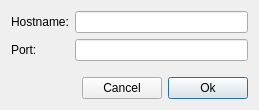
<ui version="4.0" >
 <class>newConnectionWidget</class>
 <widget class="QWidget" name="newConnectionWidget" >
  <property name="geometry" >
   <rect>
    <x>0</x>
    <y>0</y>
    <width>259</width>
    <height>110</height>
   </rect>
  </property>
  <property name="windowTitle" >
   <string>Form</string>
  </property>
  <layout class="QVBoxLayout" name="verticalLayout" >
   <item>
    <layout class="QGridLayout" name="gridLayout" >
     <item row="0" column="0" >
      <widget class="QLabel" name="hostnameLabel" >
       <property name="text" >
        <string>Hostname:</string>
       </property>
      </widget>
     </item>
     <item row="0" column="1" >
      <widget class="QLineEdit" name="hostnameLineEdit" />
     </item>
     <item row="1" column="0" >
      <widget class="QLabel" name="portLabel" >
       <property name="text" >
        <string>Port:</string>
       </property>
      </widget>
     </item>
     <item row="1" column="1" >
      <widget class="QLineEdit" name="portLineEdit" />
     </item>
    </layout>
   </item>
   <item>
    <spacer name="verticalSpacer" >
     <property name="orientation" >
      <enum>Qt::Vertical</enum>
     </property>
     <property name="sizeHint" stdset="0" >
      <size>
       <width>20</width>
       <height>77</height>
      </size>
     </property>
    </spacer>
   </item>
   <item>
    <layout class="QHBoxLayout" name="horizontalLayout" >
     <item>
      <spacer name="horizontalSpacer" >
       <property name="orientation" >
        <enum>Qt::Horizontal</enum>
       </property>
       <property name="sizeHint" stdset="0" >
        <size>
         <width>40</width>
         <height>20</height>
        </size>
       </property>
      </spacer>
     </item>
     <item>
      <widget class="QPushButton" name="cancelPushButton" >
       <property name="text" >
        <string>Cancel</string>
       </property>
      </widget>
     </item>
     <item>
      <widget class="QPushButton" name="okPushButton" >
       <property name="text" >
        <string>Ok</string>
       </property>
       <property name="default" >
        <bool>true</bool>
       </property>
      </widget>
     </item>
    </layout>
   </item>
  </layout>
 </widget>
 <resources/>
 <connections/>
</ui>
